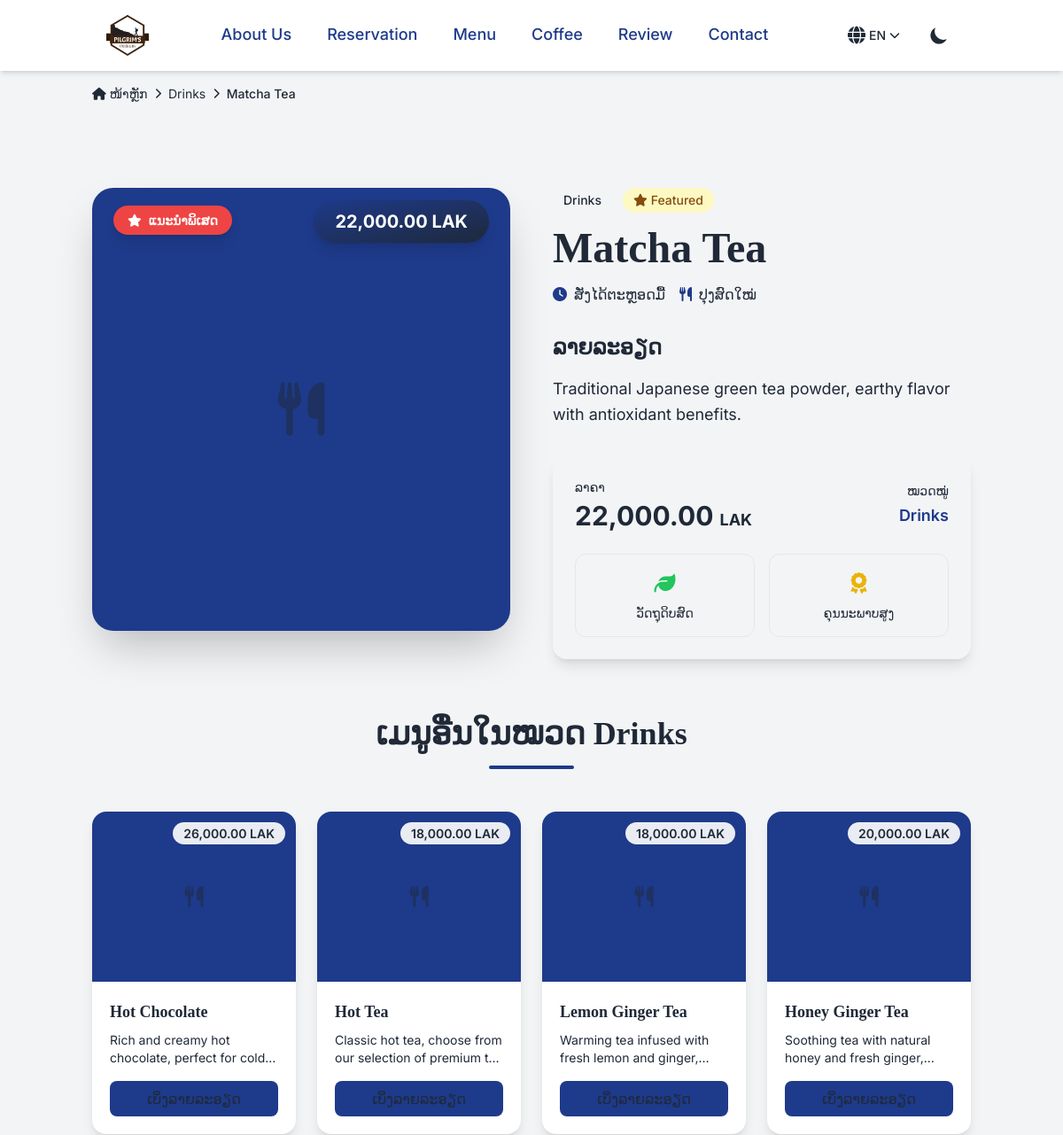
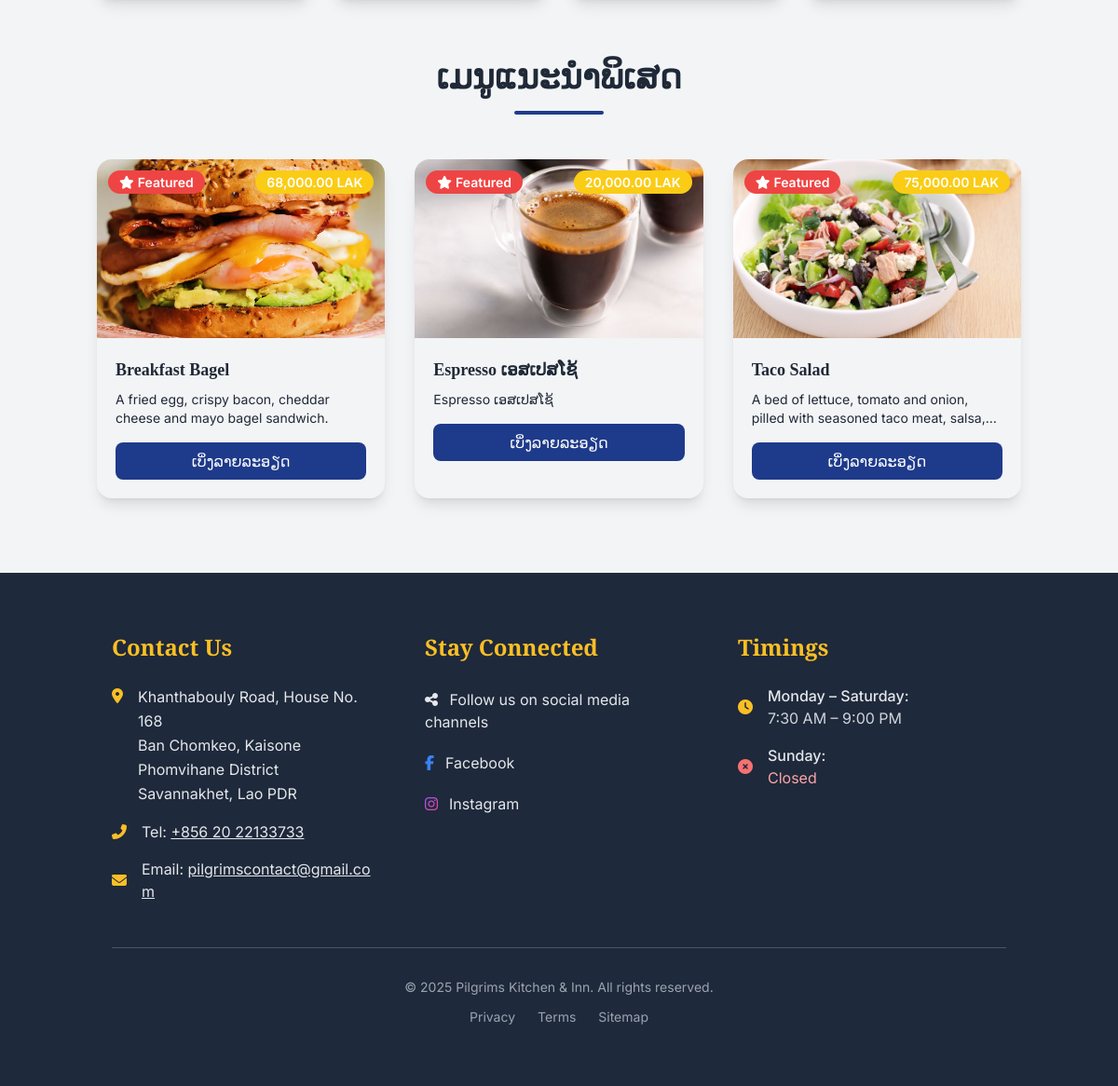
Page /menu/matcha-tea/ on the committed database (2 pictures, top to bottom).
### restaurant/models.py (models this page shows, shortened)
class MenuItem(models.Model):
    CATEGORY_CHOICES = [
        ("breakfast", "Breakfast"),
        ("coffee", "Coffee"),
        ("american", "American"),
        ("indian", "Indian"),
        ("drinks", "Drinks"),
        ("mexican", "Mexican"),
        ("pizza", "Pizza"),
        ("local_food", "Local Food"),
        ("soup_salad_mediterranean", "Soup, Salad & Mediterranean"),
    ]
    name = models.CharField(max_length=100)
    description = models.TextField()
    price = models.DecimalField(max_digits=8, decimal_places=2)
    category = models.CharField(max_length=50, choices=CATEGORY_CHOICES, null=True, blank=True)
    is_featured = models.BooleanField(default=False)
    image = models.ImageField(upload_to="menu_items/", null=True, blank=True)
    slug = models.SlugField(unique=True, null=True, blank=True)
    created_at = models.DateTimeField(auto_now_add=True, null=True, blank=True)
    updated_at = models.DateTimeField(auto_now=True)

### restaurant/views.py (the view)
# urls.py: path("<slug:slug>/", views.menu_item_detail, name="menu-item-detail-page"),
def menu_item_detail(request, slug):
    menu_item = get_object_or_404(MenuItem, slug=slug)
    related_items = MenuItem.objects.filter(category=menu_item.category).exclude(
        id=menu_item.id
    )[
        :4
    ]  # Limit to 4 related items
    featured_items = MenuItem.objects.filter(is_featured=True).exclude(id=menu_item.id)[
        :3
    ]  # Limit to 3 featured items
    category_display = dict(MenuItem.CATEGORY_CHOICES).get(
        menu_item.category, menu_item.category
    )
    context = {
        "menu_item": menu_item,
        "related_items": related_items,
        "featured_items": featured_items,
        "category_display": category_display,
        "meta_title": f"{menu_item.name} - Our Menu",
        "meta_description": menu_item.description[:160],  # SEO description
    }
    return render(request, "restaurant/menu-detail.html", context)

### hotel/context_processors.py (called while the page is built)
def review_summary(request):
    try:
        summary = ReviewSummary.objects.first()
        if not summary:
            summary = ReviewSummary.objects.create()
        return {'review_summary': summary}
    except:
        return {'review_summary': None}

### restaurant/templates/restaurant/menu-detail.html (shortened to what this page needs)
{% extends "base.html" %}
{% load static %}
{% load humanize %}
{% block content %}
<nav class="">
    <div class="container mx-auto px-4 py-4">
        <div class="flex items-center space-x-2 text-sm ">
            <a href="{% url 'menu-page' %}" class="transition-colors">
                <i class="fas fa-home"></i> ໜ້າຫຼັກ
            </a>
            <i class="fas fa-chevron-right text-xs"></i>
            <a href="{% url 'menu-by-category-page' menu_item.category %}" class="transition-colors">
                {{ category_display }}
            </a>
            <i class="fas fa-chevron-right text-xs"></i>
            <span class="font-medium">{{ menu_item.name }}</span>
        </div>
    </div>
</nav>
<section class="py-12 md:py-20">
    <div class="container mx-auto px-4">
        <div class="max-w-9xl mx-auto">
            <div class="grid grid-cols-1 lg:grid-cols-2 gap-12 mb-16">
                <div class="space-y-6">
                    <div class="relative overflow-hidden rounded-3xl shadow-2xl group">
                        {% if menu_item.image %}
                            <img src="{{ menu_item.image.url }}"
                                 alt="{{ menu_item.name }}"
                                 class="w-full h-96 lg:h-[500px] object-cover transition-transform duration-500 group-hover:scale-105">
                        {% else %}
                            <div class="w-full h-96 lg:h-[500px] bg-gradient-to-br from-primary-light to-primary flex items-center justify-center">
                                <i class="fas fa-utensils text-6xl opacity-50"></i>
                            </div>
                        {% endif %}
                        {% if menu_item.is_featured %}
                        <div class="absolute top-6 left-6">
                            <span class="bg-red-500 text-white px-4 py-2 rounded-full text-sm font-semibold shadow-lg">
                                <i class="fas fa-star mr-2"></i>ແນະນຳພິເສດ
                            </span>
                        </div>
                        {% endif %}
                        <div class="absolute top-6 right-6">
                            <span class="bg-gradient-to-br text-white from-primary to-primary-dark px-6 py-3 rounded-full text-xl font-bold shadow-lg">
                                {{ menu_item.price|intcomma }} LAK
                            </span>
                        </div>
                    </div>
                </div>
                <div class="space-y-8">
                    <div class="space-y-4">
                        <div class="flex items-center space-x-3">
                            <span class="px-3 py-1 rounded-full text-sm font-medium">
                                {{ category_display }}
                            </span>
                            {% if menu_item.is_featured %}
                            <span class="bg-yellow-100 text-yellow-800 px-3 py-1 rounded-full text-sm font-medium">
                                <i class="fas fa-star mr-1"></i>Featured
                            </span>
                            {% endif %}
                        </div>
                        <h1 class="text-4xl md:text-5xl font-serif font-bold leading-tight">
                            {{ menu_item.name }}
                        </h1>
                        <div class="flex items-center space-x-4 ">
                            <div class="flex items-center">
                                <i class="fas fa-clock mr-2 text-primary"></i>
                                <span>ສັ່ງໄດ້ຕະຫຼອດມື້</span>
                            </div>
                            <div class="flex items-center">
                                <i class="fas fa-utensils mr-2 text-primary"></i>
                                <span>ປຸງສົດໃໝ່</span>
                            </div>
                        </div>
                    </div>
                    <div class="space-y-4">
                        <h3 class="text-2xl font-serif font-semibold">ລາຍລະອຽດ</h3>
                        <p class="text-lg leading-relaxed">
                            {{ menu_item.description }}
                        </p>
                    </div>
                    <div class="space-y-6 p-6 rounded-2xl shadow-lg border border-gray-100">
                        <div class="flex items-center justify-between">
                            <div>
                                <p class="text-sm  mb-1">ລາຄາ</p>
                                <p class="text-3xl font-bold">
                                    {{ menu_item.price|intcomma }} <span class="text-lg ">LAK</span>
                                </p>
                            </div>
                            <div class="text-right">
                                <p class="text-sm  mb-1">ໝວດໝູ່</p>
                                <p class="text-lg font-semibold text-primary">{{ category_display }}</p>
                            </div>
                        </div>
                        <div class="grid grid-cols-2 gap-4">
                            <div class="border p-4 rounded-xl text-center">
                                <i class="fas fa-leaf text-2xl text-green-500 mb-2"></i>
                                <p class="text-sm font-medium">ວັດຖຸດິບສົດ</p>
                            </div>
                            <div class="border p-4 rounded-xl text-center">
                                <i class="fas fa-award text-2xl text-yellow-500 mb-2"></i>
                                <p class="text-sm font-medium">ຄຸນນະພາບສູງ</p>
                            </div>
                        </div>
                    </div>
                </div>
            </div>
            {% if related_items %}
            <div class="mb-16">
                <div class="text-center mb-12">
                    <h2 class="text-3xl md:text-4xl font-serif font-bold mb-4">
                        ເມນູອື່ນໃນໝວດ {{ category_display }}
                    </h2>
                    <div class="w-24 h-1 bg-primary mx-auto rounded-full"></div>
                </div>
                <div class="grid grid-cols-1 md:grid-cols-2 lg:grid-cols-4 gap-6">
                    {% for item in related_items %}
                    <div class="bg-white rounded-2xl shadow-lg hover:shadow-xl transition-all duration-300 overflow-hidden group">
                        <div class="relative">
                            {% if item.image %}
                            <img src="{{ item.image.url }}"
                                 alt="{{ item.name }}"
                                 class="w-full h-48 object-cover group-hover:scale-105 transition-transform duration-300">
                            {% else %}
                            <div class="w-full h-48 bg-gradient-to-br from-primary-light to-primary flex items-center justify-center">
                                <i class="fas fa-utensils text-2xl opacity-50"></i>
                            </div>
                            {% endif %}
                            <div class="absolute top-3 right-3">
                                <span class="bg-white/90 px-3 py-1 rounded-full text-sm font-semibold">
                                    {{ item.price|intcomma }} LAK
                                </span>
                            </div>
                        </div>
                        <div class="p-5">
                            <h3 class="font-serif font-bold text-lg mb-2 line-clamp-1">
                                {{ item.name }}
                            </h3>
                            <p class=" text-sm mb-4 line-clamp-2">
                                {{ item.description }}
                            </p>
                            <a href="{% url 'menu-item-detail-page' item.slug %}"
                               class="block w-full text-center bg-primary hover:bg-primary-dark py-2 px-4 rounded-lg transition-colors">
                                ເບິ່ງລາຍລະອຽດ
                            </a>
                        </div>
                    </div>
                    {% endfor %}
                </div>
            </div>
            {% endif %}
            {% if featured_items %}
            <div>
                <div class="text-center mb-12">
                    <h2 class="text-3xl md:text-4xl font-serif font-bold mb-4">
                        ເມນູແນະນຳພິເສດ
                    </h2>
                    <div class="w-24 h-1 bg-primary mx-auto rounded-full"></div>
                </div>
                <div class="grid grid-cols-1 md:grid-cols-3 gap-8">
                    {% for item in featured_items %}
                    <div class="rounded-2xl shadow-lg hover:shadow-xl transition-all duration-300 overflow-hidden group">
                        <div class="relative">
                            {% if item.image %}
                            <img src="{{ item.image.url }}"
                                 alt="{{ item.name }}"
                                 class="w-full h-48 object-cover group-hover:scale-105 transition-transform duration-300">
                            {% else %}
                            <div class="w-full h-48 bg-gradient-to-br from-primary-light to-primary flex items-center justify-center">
                                <i class="fas fa-utensils text-2xl opacity-50"></i>
                            </div>
                            {% endif %}
                            <div class="absolute top-3 left-3">
                                <span class="bg-red-500 text-white px-3 py-1 rounded-full text-sm font-semibold">
                                    <i class="fas fa-star mr-1"></i>Featured
                                </span>
                            </div>
                            <div class="absolute top-3 right-3">
                                <span class="bg-yellow-400 text-white px-3 py-1 rounded-full text-sm font-semibold">
                                    {{ item.price|intcomma }} LAK
                                </span>
                            </div>
                        </div>
                        <div class="p-5">
                            <h3 class="font-serif font-bold text-lg mb-2">
                                {{ item.name }}
                            </h3>
                            <p class=" text-sm mb-4 line-clamp-2">
                                {{ item.description }}
                            </p>
                            <a href="{% url 'menu-item-detail-page' item.slug %}"
                               class="block w-full text-white text-center bg-primary hover:bg-primary-dark py-2 px-4 rounded-lg">
                                ເບິ່ງລາຍລະອຽດ
                            </a>
                        </div>
                    </div>
                    {% endfor %}
                </div>
            </div>
            {% endif %}
        </div>
    </div>
</section>
{% endblock %}

### restaurant/templates/restaurant/menu-detail.html (style rules this page uses)
.line-clamp-1 { display: -webkit-box; -webkit-line-clamp: 1; -webkit-box-orient: vertical; overflow: hidden; }
.line-clamp-2 { display: -webkit-box; -webkit-line-clamp: 2; -webkit-box-orient: vertical; overflow: hidden; }

### rows in the picture
MenuItem: name "Matcha Tea", price "22,000.00", description "Traditional Japanese green tea powder, earthy flavor with antioxidant benefits."
MenuItem: price "26,000.00", name "Hot Chocolate", description "Rich and creamy hot chocolate, perfect for…"
MenuItem: price "18,000.00", name "Hot Tea", description "Classic hot tea, choose from our selection of premium…"
MenuItem: price "18,000.00", name "Lemon Ginger Tea", description "Warming tea infused with fresh lemon and…"
MenuItem: price "20,000.00", name "Honey Ginger Tea", description "Soothing tea with natural honey and fresh…"
MenuItem: image (picture), price "68,000.00", name "Breakfast Bagel", description "A fried egg, crispy bacon, cheddar cheese and mayo bagel sandwich."
MenuItem: image (picture), price "20,000.00", name "Espresso ເອສເປສໂຊ້", description "Espresso ເອສເປສໂຊ້"
MenuItem: image (picture), price "75,000.00", name "Taco Salad", description "A bed of lettuce, tomato and onion, pilled with seasoned taco meat,…"

### other values in the picture
{{ LANGUAGE_CODE|upper }} "EN"
{{ category_display }} "Drinks"
